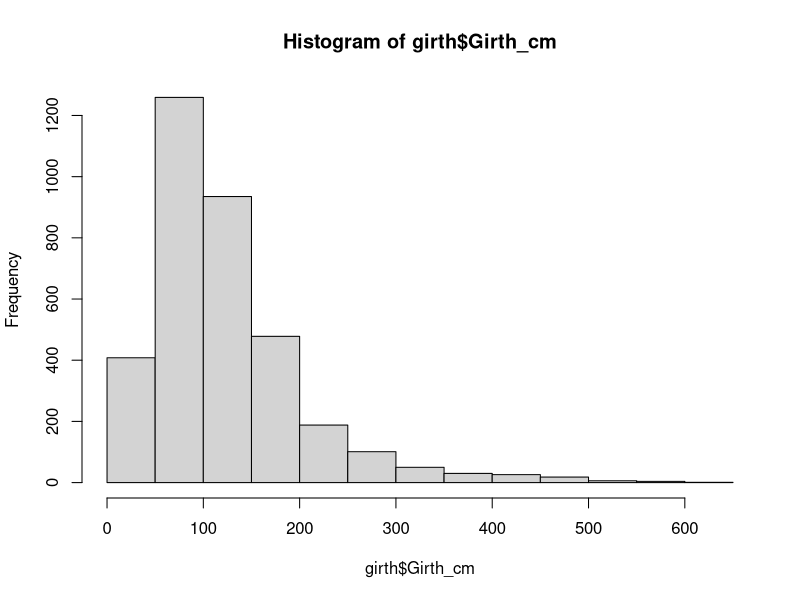
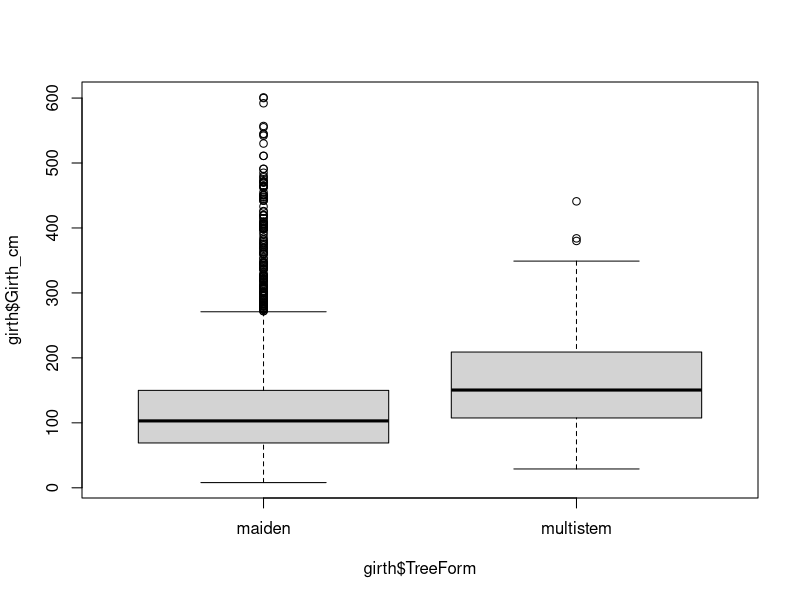
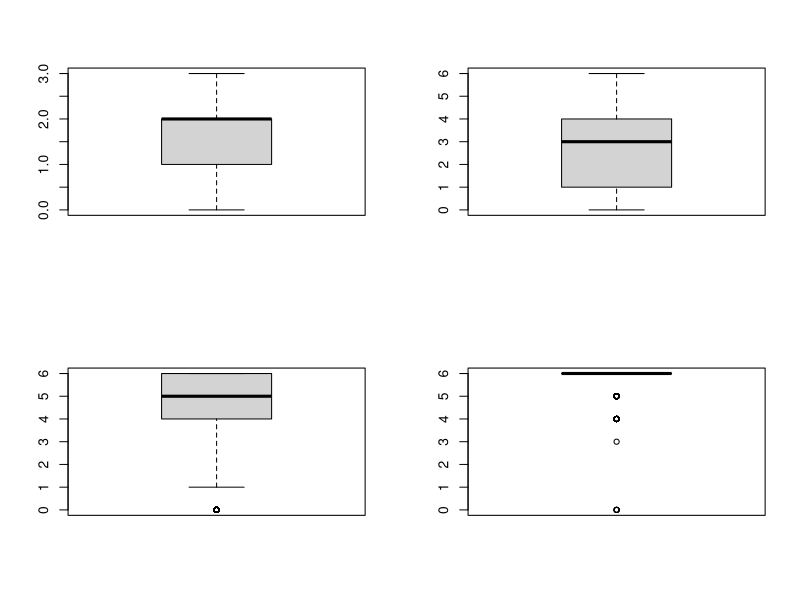

R code for these plots, in order:
# set environment and read in data
rm(list=ls())
girth<-read.csv("../data/girth.csv")
#head(girth)
pheno<-read.csv("../data/phenology.csv")
#head(pheno)
trees<-read.csv("../data/trees.csv")
#head(trees)
silweather<-read.csv("../data/SilwoodWeatherDaily.csv")
#head(silweather)






num_species <- length(unique(trees$species))
num_species

species_counts <- table(trees$species)
species_counts

hist(girth$Girth_cm)
#boxplot(girth$HeightGirth_cm)
table(girth$Estimated)
class(girth$Girth_cm)

boxplot(girth$Girth_cm ~ girth$TreeForm)









# create new data frame
data<-merge(trees, pheno, by="TreeID")
girth$Date<-NULL
data<-merge(data, girth, by="TreeID")

# line up date in silweather to match with data, then merge
for (i in 1:nrow(silweather)){
  silweather$TIMESTAMP[i] <- gsub(pattern = " 9:00", x=silweather$TIMESTAMP[i], replacement="")
}
silweather$Date<-silweather$TIMESTAMP
silweather$TIMESTAMP<-NULL
data<-merge(data, silweather, by="Date")


# remove columns
data$remarks.x <- NULL
data$remarks.y <- NULL
data$HeightGirth_cm <- NULL
data$Stems <- NULL
data$Estimated <- NULL
data$VisitID<-NULL
data$Record<-NULL

# dates go from 02/04/2007 to 17/05/2023 months 03-06
data$Date<-as.Date(data$Date, format = "%d/%m/%Y")
data$week <- NA
data$month <- NA
#months_name <- month.name
#months_num <- sprintf("%02d", 1:12)



for (i in 1:nrow(data)){
  data$month[i] <- format(data$Date[i], "%m")
}


for (i in 1:nrow(data)) {
  day <- as.integer(format(data$Date[i], "%d"))
  data$week[i] <- ifelse(day <= 7, 1,
                         ifelse(day <= 15, 2,
                                ifelse(day <= 23, 3, 4)))
}

data$Score <- gsub("[<>]", "", data$Score)
data$Score<- as.numeric(data$Score)
data <- data[data$Score <= 6, ]
data <- data[is.na(data$Score)==F, ]
data$northing<- as.numeric(data$northing)
data$easting<- as.numeric(data$easting)
data$latitude<- as.numeric(data$latitude)
data$longitude<- as.numeric(data$longitude)



# make data frames for each month
data_march <- data[format(data$Date, "%m")=="03", ]
data_april <- data[format(data$Date, "%m")=="04", ]
data_may <- data[format(data$Date, "%m")=="05", ]
data_june <- data[format(data$Date, "%m")=="06", ]
#data_march_1 <- data[format(data_march$Date, "%d") %in% sprintf("%02d", 1:7), ]
#data_march_2 <- data[format(data_march$Date, "%d") %in% sprintf("%02d", 8:15), ]
#data_march_3 <- data[format(data_march$Date, "%d") %in% sprintf("%02d", 16:23), ]
#data_april_4 <- data[format(data_april$Date, "%d") %in% sprintf("%02d", 24:31), ]

# remove <> from scores and turn them into numbers
data_march$Score <- gsub("[<>]", "", data_march$Score)
data_march$Score<- as.numeric(data_march$Score)

data_april$Score <- gsub("[<>]", "", data_april$Score)
data_april$Score<- as.numeric(data_april$Score)
data_april <- data_april[data_april$Score <= 6, ]
data_april <- data_april[is.na(data_april$Score)==F, ]

data_may$Score <- gsub("[<>]", "", data_may$Score)
data_may$Score<- as.numeric(data_may$Score)
data_may <- data_may[data_may$Score <= 6, ]
data_may <- data_may[is.na(data_may$Score)==F, ]

data_june$Score <- gsub("[<>]", "", data_june$Score)
data_june$Score<- as.numeric(data_june$Score)

# boxplot the scores
par(mfrow=c(2,2))
boxplot(data_march$Score)
boxplot(data_april$Score)
boxplot(data_may$Score)
boxplot(data_june$Score)









